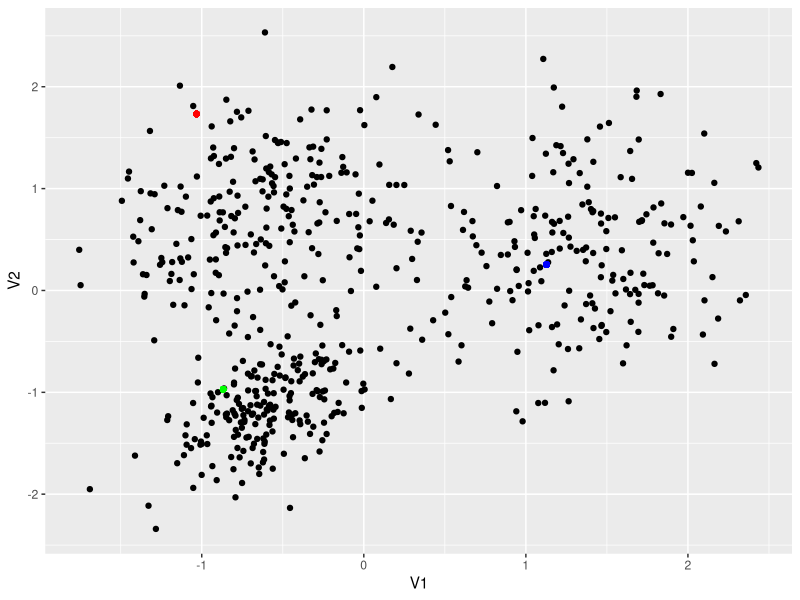
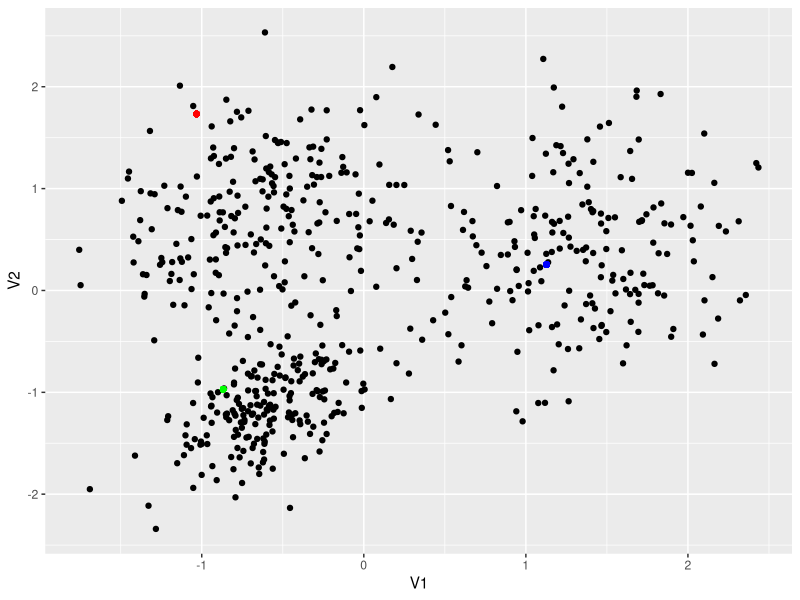
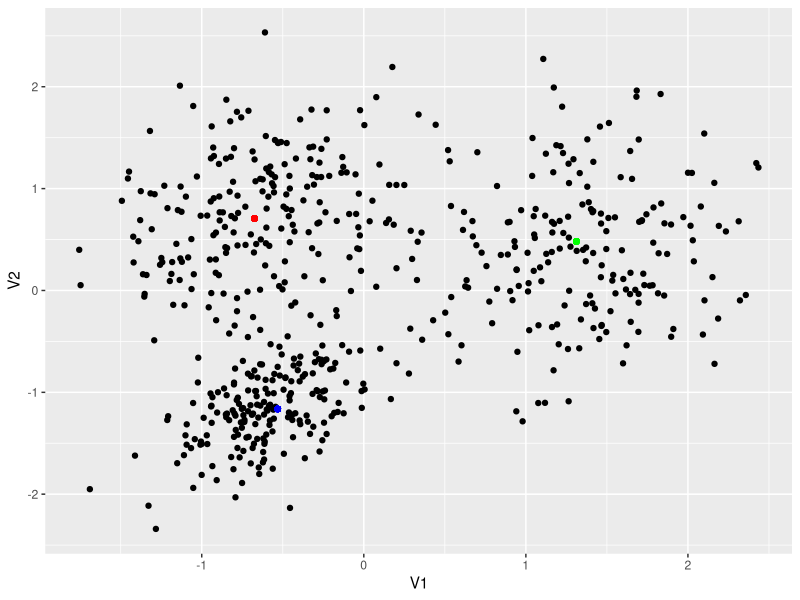
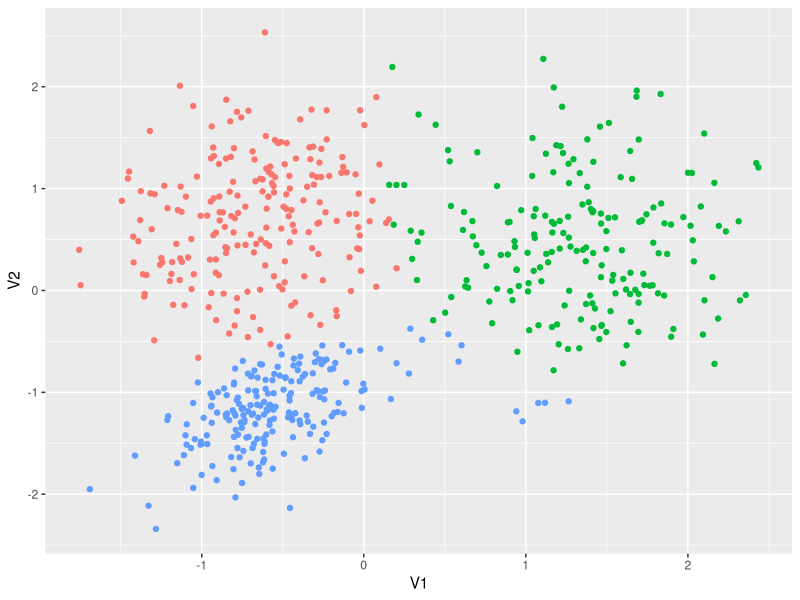

The R script that drew these images, in order:
## ---- chunk 1
library(MASS)
library(tidyverse)
# Data generation
set.seed(123123)
Sigma = matrix(c(1, 0.5, 0.5, 1), 2, 2)
x1 = mvrnorm(n = 200, mu = c(0 ,0), Sigma)
Sigma = matrix(c(2,0.5,0.5,2),2,2)
x2 = mvrnorm(n = 200, mu = c(0, 5), Sigma)
Sigma = matrix(c(3,0.5,0.5,3),2,2)
x3 = mvrnorm(n = 200, mu = c(6 ,4), Sigma)
xx =  rbind(x1, x2, x3)

# Standardize the data
standardize = function(col) {
  mean = mean(col)
  stdev = sd(col)
  return((col - mean)/stdev)
}

data = as.tibble(xx) %>% map_df(.x = ., standardize)
## ---- chunk 2
# something to calculate the objective function
calc.cluster.dist = function(point, clusters, assignments) {
  # Function to handle the inner loop
  
  # point is a row in the dataset
  # clusters is organized as an array of length 6
  # assignments is the hard assignments 
  # first two represent locations of first cluster... etc
  
  dist1 = assignments[1] * 
    sqrt((point$V1 - clusters[1])^2 + (point$V2 - clusters[2])^2)
  dist2 = assignments[2] * 
    sqrt((point$V1 - clusters[3])^2 + (point$V2 - clusters[4])^2)
  dist3 = assignments[3] * 
    sqrt((point$V1 - clusters[5])^2 + (point$V2 - clusters[6])^2)
  
  return(dist1 + dist2 + dist3)
}

# something to calculate the entire objective function
calc.obj = function(data, clusters, assignments) {
  total = 0
  for (i in 1:nrow(data)) {
    total = total + calc.cluster.dist(point = data[i,], 
                                      clusters = clusters,
                                      assignments = assignments)
  }
  return(total)
}

# calculate distances and assign a cluster
assign.cluster = function(point, clusters) {
  dist1 = sqrt((point$V1 - clusters[1])^2 + (point$V2 - clusters[2])^2)
  dist2 = sqrt((point$V1 - clusters[3])^2 + (point$V2 - clusters[4])^2)
  dist3 = sqrt((point$V1 - clusters[5])^2 + (point$V2 - clusters[6])^2)
  dists = c(dist1, dist2, dist3)
  min.dist = max(dists)
  r = ifelse(dists == min.dist, 1, 0)
  return(which(r == 1))
}

recalc.clusters = function(data, labels) {
  # Filter for the rows by the cluster they were assigned to
  label1.data = data[which(labels == 1),]
  label2.data = data[which(labels == 2),]
  label3.data = data[which(labels == 3),]
  
  return(c(
    cluster1.X = mean(label1.data$V1),
    cluster1.Y = mean(label1.data$V2),
    cluster2.X = mean(label2.data$V1),
    cluster2.Y = mean(label2.data$V2),
    cluster3.X = mean(label3.data$V1),
    cluster3.Y = mean(label3.data$V2)
  ))
}
## ---- chunk 3
set.seed(14110)
### Initialize clusters randomly
# establish bounds of the standardized data
min.V1 = min(data$V1)
max.V1 = max(data$V1)
min.V2 = min(data$V2)
max.V2 = max(data$V2)

init.clusters = c(
  cluster1.X = runif(1, min.V1, max.V1),
  cluster1.Y = runif(1, min.V2, max.V2),
  cluster2.X = runif(1, min.V1, max.V1),
  cluster2.Y = runif(1, min.V2, max.V2),
  cluster3.X = runif(1, min.V1, max.V1),
  cluster3.Y = runif(1, min.V2, max.V2)
)

# Do we have acceptable starting points 
ggplot(data = data, aes(x = V1, y = V2)) + 
  geom_point() +
  geom_point(aes(x = init.clusters[1], y = init.clusters[2]), color = "red") + 
  geom_point(aes(x = init.clusters[3], y = init.clusters[4]), color = "blue") + 
  geom_point(aes(x = init.clusters[5], y = init.clusters[6]), color = "green")
## ---- chunk 4
# welp here we go
maxiter = 14
i = 0
tol = 1e-5
clusters = init.clusters
cluster.path = NULL
diff.obj = Inf
old.obj = 0

# keep track of cluster paths
cluster.path = c(iter = 0, clusters)

while (i < maxiter) {
  i = i + 1
  label.vec = NULL
  for (j in 1:nrow(data)) {
    
    # Grab the point in the dataset
    point = data[j,]

    # Make the initial assignments and get labels
    label = assign.cluster(point = point, clusters = clusters)
    label.vec = c(label.vec, label) 

    # Now labels contains all of the group assignments
  }
  
  # must reassign clusters
  clusters = recalc.clusters(data = data, labels = label.vec)
  
  new.data = data %>% mutate(labels = factor(label.vec))
  
  # Add the clusters to the cluster tracker
  cluster.path = rbind(cluster.path, c(iter = i, clusters))
}

# Plot checks
ggplot(data = data, aes(x = V1, y = V2)) + 
  geom_point() +
  geom_point(aes(x = init.clusters[1], y = init.clusters[2]), color = "red") + 
  geom_point(aes(x = init.clusters[3], y = init.clusters[4]), color = "blue") + 
  geom_point(aes(x = init.clusters[5], y = init.clusters[6]), color = "green")

ggplot(data = data, aes(x = V1, y = V2)) + 
  geom_point() +
  geom_point(aes(x = clusters[1], y = clusters[2]), color = "red") + 
  geom_point(aes(x = clusters[3], y = clusters[4]), color = "green") + 
  geom_point(aes(x = clusters[5], y = clusters[6]), color = "blue")

ggplot(data = new.data, aes(x = V1, y = V2, color = labels)) + 
  geom_point() + theme(legend.position = "none")
